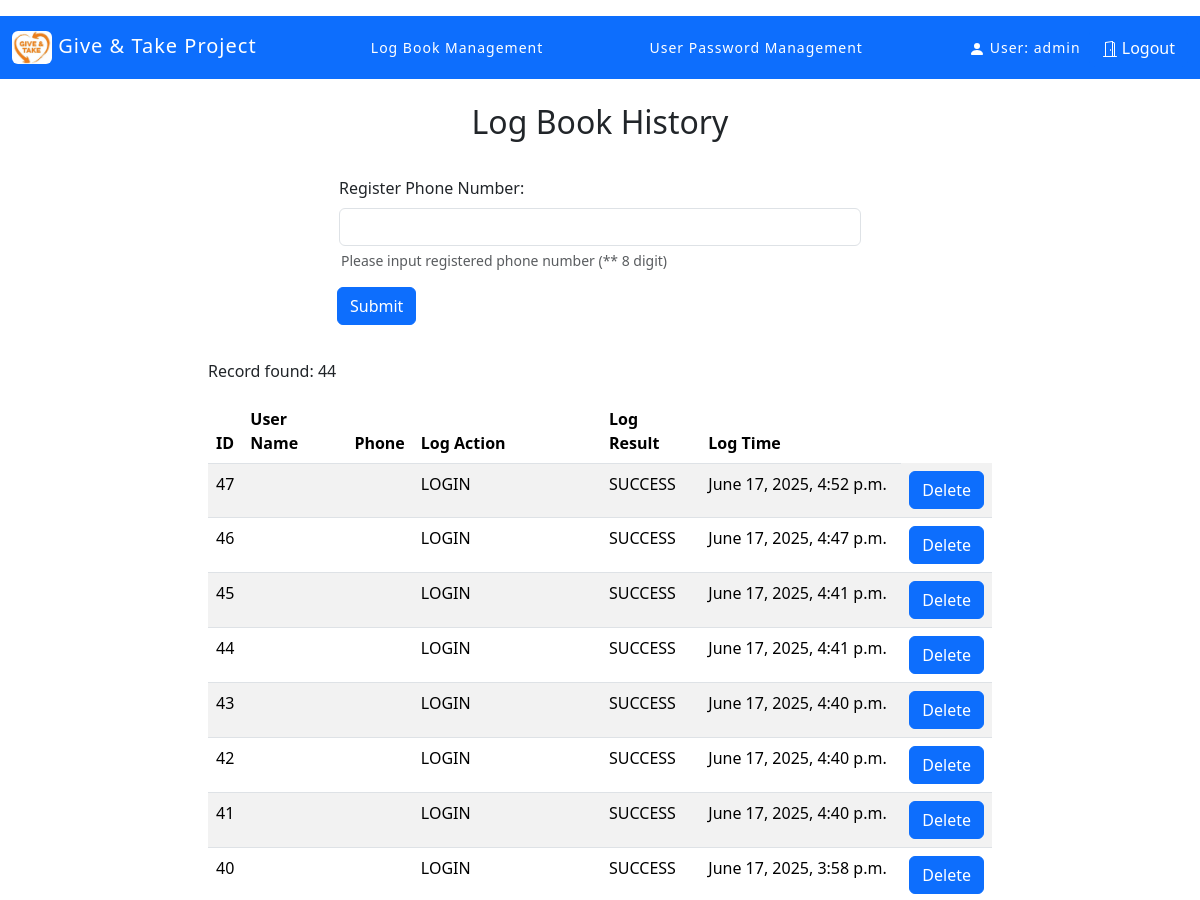
Before: /syslog_list/ (signed in, upper part) with the older database file.
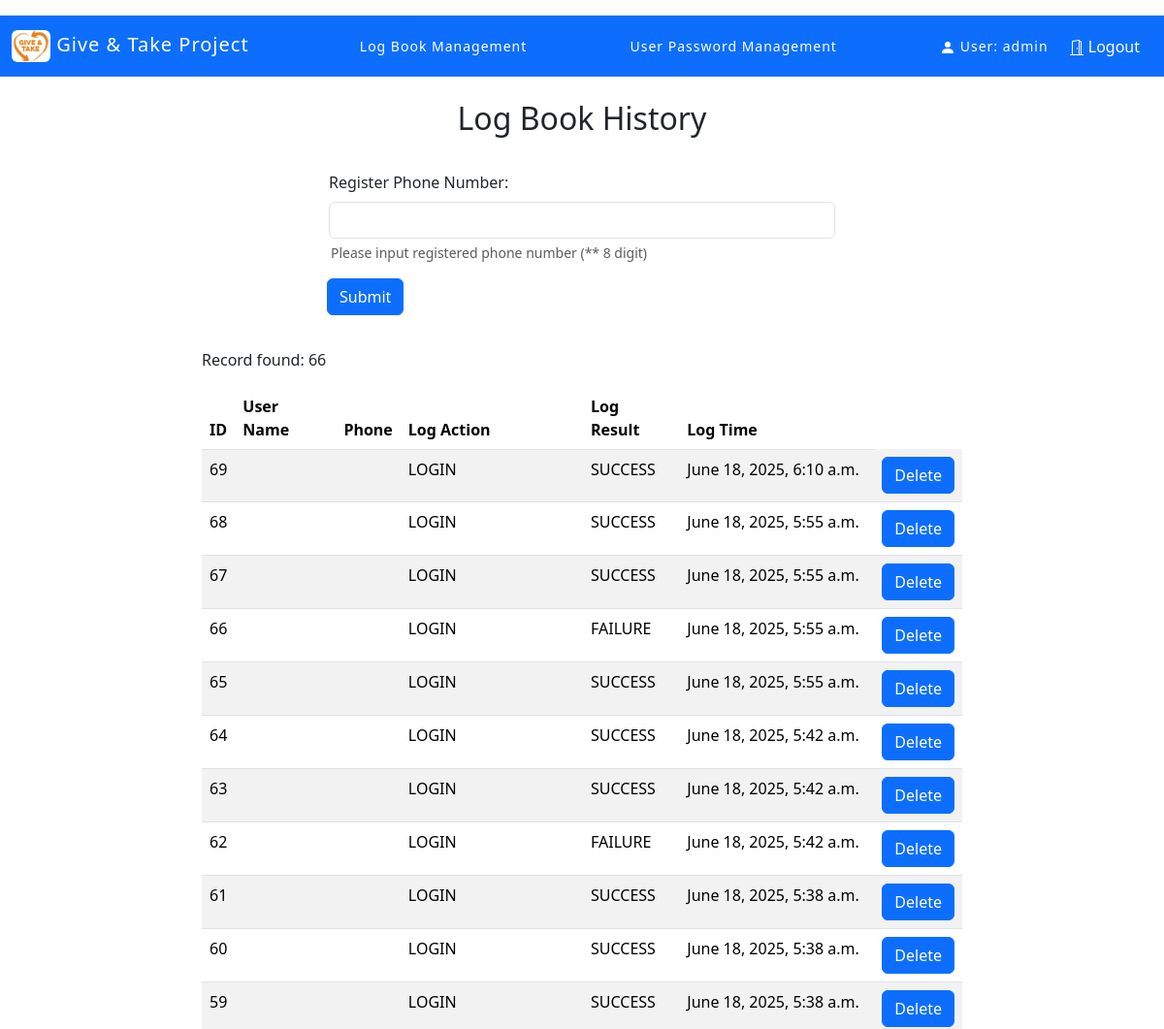
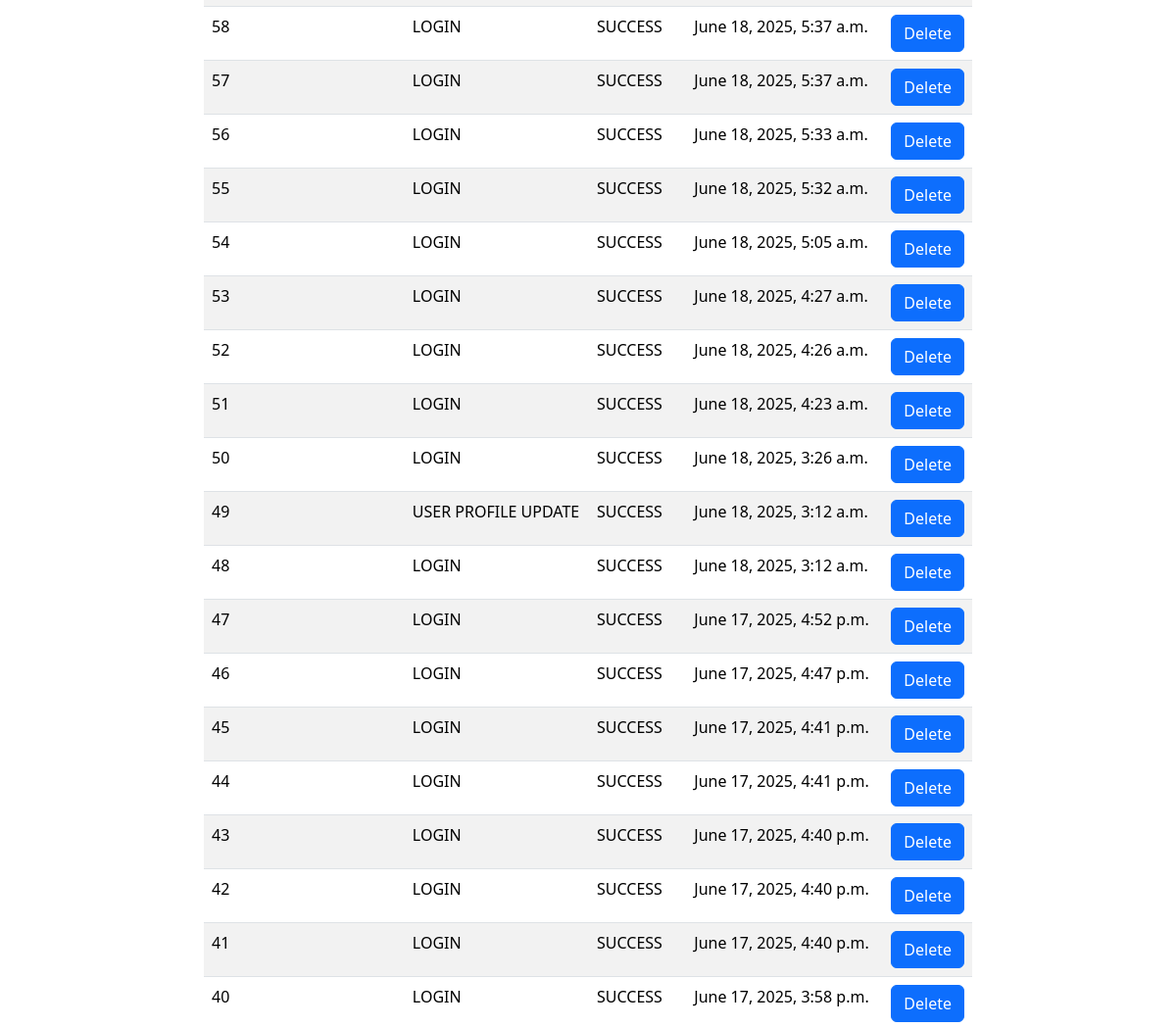
After: the same page with the newer database file (2 pictures, top to bottom).
### gat_app/models.py (models this page shows, shortened)
class LogBook(models.Model):
    log_action = models.CharField(max_length=20)
    log_result = models.CharField(max_length=10)
    log_date = models.DateTimeField(auto_now_add=True)
    log_user = models.ForeignKey(User, on_delete=models.CASCADE, related_name="log_user", null=True, blank=True)
    log_details = models.CharField(max_length=100, null=True, blank=True)

### gat_app/views.py (the view)
# urls.py: path('syslog_list/', views.sysadmin_log_list, name="sysadmin_log_list"),
@login_required
def sysadmin_log_list(request):
    context = {}
    if request.method == 'POST':
        search_phone = request.POST.get('user_phone', '').strip()
        if not search_phone:
            logs = LogBook.objects.all().order_by('-log_date')
            context['logs'] = logs
        else:
            try:
                profile = UserProfile.objects.get(phone=search_phone)
                logs = LogBook.objects.filter(log_user_id=profile.user.id).order_by('-log_date')
                context = {
                    'logs': logs,
                    'user_name': profile.name,
                    'user_phone': profile.phone,
                    'is_filtered': True,  # 告訴範本現在是篩選模式
                }
            except UserProfile.DoesNotExist:
                messages.error(request, f"User with phone number '{search_phone}' not found.")
                logs = LogBook.objects.all().order_by('-log_date')
                context['logs'] = logs
    else:
        logs = LogBook.objects.all().order_by('-log_date')
        context['logs'] = logs
    return render(request, "gat_app/sysadmin_log_list.html", context)

### templates/gat_app/sysadmin_log_list.html (shortened to what this page needs)
{% extends "base_admin.html" %}
{% load static %}
{% block body_content %}
    <h2>Log Book History</h2>
    <br/>
    <div class="container w-60" style="min-width:300px; max-width: 550px;">
        <form action="/syslog_list/" method="POST">
            <div class="mb-3">
                <label for="user_phone" class="form-label">Register Phone Number:</label>
                <input type="number" class="form-control" min="20000000", max="99999999", name="user_phone" id="user_phone" aria-describedby="user_phoneHelp">
                <div id="user_phoneHelp" class="form-text">Please input registered phone number (** 8 digit)</div>
            </div>
            <button type="submit" class="btn btn-primary">Submit</button>
        </form>
    </div>
    <div class="container w-85 p-2" style="min-width:500px; max-width: 800px;">
        <table class="table table-striped">
            <thead class="thead-dark">
            <tr>
                <th scope="col">ID</th>
                <th scope="col">User Name</th>
                <th scope="col">Phone</th>
                <th scope="col">Log Action</th>
                <th scope="col">Log Result</th>
                <th scope="col">Log Time</th>
            </tr>
            </thead>
            <tbody>
            <br/>
            <p>Record found: {{ logs.count }}</p>
            {% for log_rec in logs %}
                <tr>
                    <td>{{ log_rec.id }}</td>
                    <td>{{ user_name }}</td>
                    <td>{{ user_phone }}</td>
                    <td>{{ log_rec.log_action }}</td>
                    <td>{{ log_rec.log_result }}</td>
                    <td>{{ log_rec.log_date }}</td>
                    <td><a class="btn btn-primary" href="{% url "systemadmin_log_delete" log_rec.id%}" onclick="return confirm('Are you sure?')">Delete</a></td>
                </tr>
            {% endfor %}
            </tbody>
        </table>
    </div>
{% endblock %}

### templates/base_admin.html (shortened to what this page needs)
{% load static %}
<!DOCTYPE html>
<html lang="en">
<head>
  <link href="https://cdn.jsdelivr.net/npm/bootstrap@5.3.3/dist/css/bootstrap.min.css" rel="stylesheet">
</head>
<body>
    <nav class="navbar navbar-expand-sm bg-primary navbar-dark">
        <div class="container-fluid">
            <a class="navbar-brand" href="/gat_portal">
                <img src="/static/gat_logo.png" alt="logo" style="width:40px;" class="rounded-2 align-text-left">
                Give & Take Project
            </a>
            <ul class="nav navbar-nav justify-content-center">
                <li class="nav-item">
                    <a class="nav-link active" href="/syslog_list">Log Book Management</a>
                </li>
            </ul>
            <ul class="nav navbar-nav justify-content-center">
                <li class="nav-item">
                    <a class="nav-link active" href="/sys_reset_pwd">User Password Management</a>
                </li>
            </ul>
            <ul class="nav navbar-nav navbar-right">
                <li class="nav-item">
                    <a class="nav-link active" href="">
                    <svg xmlns="http://www.w3.org/2000/svg" width="16" height="16" fill="currentColor" class="bi bi-person-fill" viewBox="0 0 16 16">
                        <path d="M3 14s-1 0-1-1 1-4 6-4 6 3 6 4-1 1-1 1zm5-6a3 3 0 1 0 0-6 3 3 0 0 0 0 6"/>
                    </svg>
                    User: {{ request.session.uname }}
                </a></li>
                <li class="nav-item">
                    <form action="{% url 'logout' %}" method="post">
                        <button type="submit" class="btn btn-primary">
                           Logout
                        </button>
                    </form>
                </li>
            </ul>
        </div>
    </nav>
    <br/>
    {% block body_content %}
    {% endblock %}
</body>
</html>

### templates/base_admin.html (style rules this page uses)
.navbar { margin-bottom: 0; background-color: #f4511e; z-index: 9999; border: 0; font-size: 14px !important; letter-spacing: 1px; border-radius: 0; }
.navbar li a, .navbar .navbar-brand { color: #fff !important; }
div { margin-top: 2px; margin-bottom: 2px; margin-right: 2px; margin-left: 2px; }
h2 { text-align: center; }

Changed rows visible on the page:
added LogBook: id "69", log_action "LOGIN", log_result "SUCCESS", log_date "June 18, 2025, 6:10 a.m."
added LogBook: id "68", log_action "LOGIN", log_result "SUCCESS", log_date "June 18, 2025, 5:55 a.m."
added LogBook: id "67", log_action "LOGIN", log_result "SUCCESS", log_date "June 18, 2025, 5:55 a.m."
added LogBook: id "66", log_action "LOGIN", log_result "FAILURE", log_date "June 18, 2025, 5:55 a.m."
added LogBook: id "65", log_action "LOGIN", log_result "SUCCESS", log_date "June 18, 2025, 5:55 a.m."
added LogBook: id "64", log_action "LOGIN", log_result "SUCCESS", log_date "June 18, 2025, 5:42 a.m."
added LogBook: id "63", log_action "LOGIN", log_result "SUCCESS", log_date "June 18, 2025, 5:42 a.m."
added LogBook: id "62", log_action "LOGIN", log_result "FAILURE", log_date "June 18, 2025, 5:42 a.m."
added LogBook: id "61", log_action "LOGIN", log_result "SUCCESS", log_date "June 18, 2025, 5:38 a.m."
added LogBook: id "60", log_action "LOGIN", log_result "SUCCESS", log_date "June 18, 2025, 5:38 a.m."
added LogBook: id "59", log_action "LOGIN", log_result "SUCCESS", log_date "June 18, 2025, 5:38 a.m."
added LogBook: id "58", log_action "LOGIN", log_result "SUCCESS", log_date "June 18, 2025, 5:37 a.m."
added LogBook: id "57", log_action "LOGIN", log_result "SUCCESS", log_date "June 18, 2025, 5:37 a.m."
added LogBook: id "56", log_action "LOGIN", log_result "SUCCESS", log_date "June 18, 2025, 5:33 a.m."
added LogBook: id "55", log_action "LOGIN", log_result "SUCCESS", log_date "June 18, 2025, 5:32 a.m."
added LogBook: id "54", log_action "LOGIN", log_result "SUCCESS", log_date "June 18, 2025, 5:05 a.m."
added LogBook: id "53", log_action "LOGIN", log_result "SUCCESS", log_date "June 18, 2025, 4:27 a.m."
added LogBook: id "52", log_action "LOGIN", log_result "SUCCESS", log_date "June 18, 2025, 4:26 a.m."
added LogBook: id "51", log_action "LOGIN", log_result "SUCCESS", log_date "June 18, 2025, 4:23 a.m."
added LogBook: id "50", log_action "LOGIN", log_result "SUCCESS", log_date "June 18, 2025, 3:26 a.m."
added LogBook: id "49", log_action "USER PROFILE UPDATE", log_result "SUCCESS", log_date "June 18, 2025, 3:12 a.m."
added LogBook: id "48", log_action "LOGIN", log_result "SUCCESS", log_date "June 18, 2025, 3:12 a.m."
Other visible differences:
{{ logs.count }}: "44" → "66"
